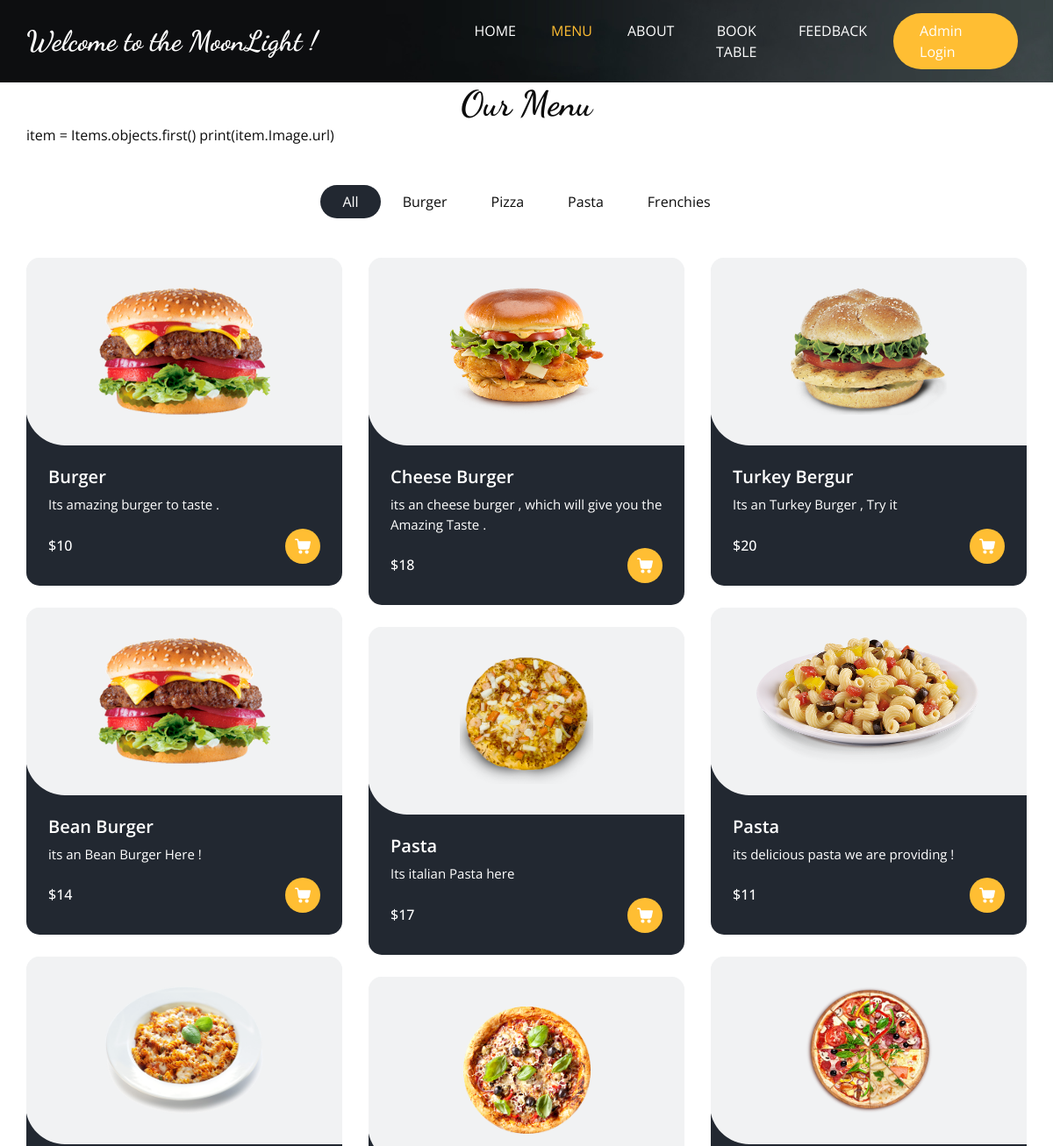
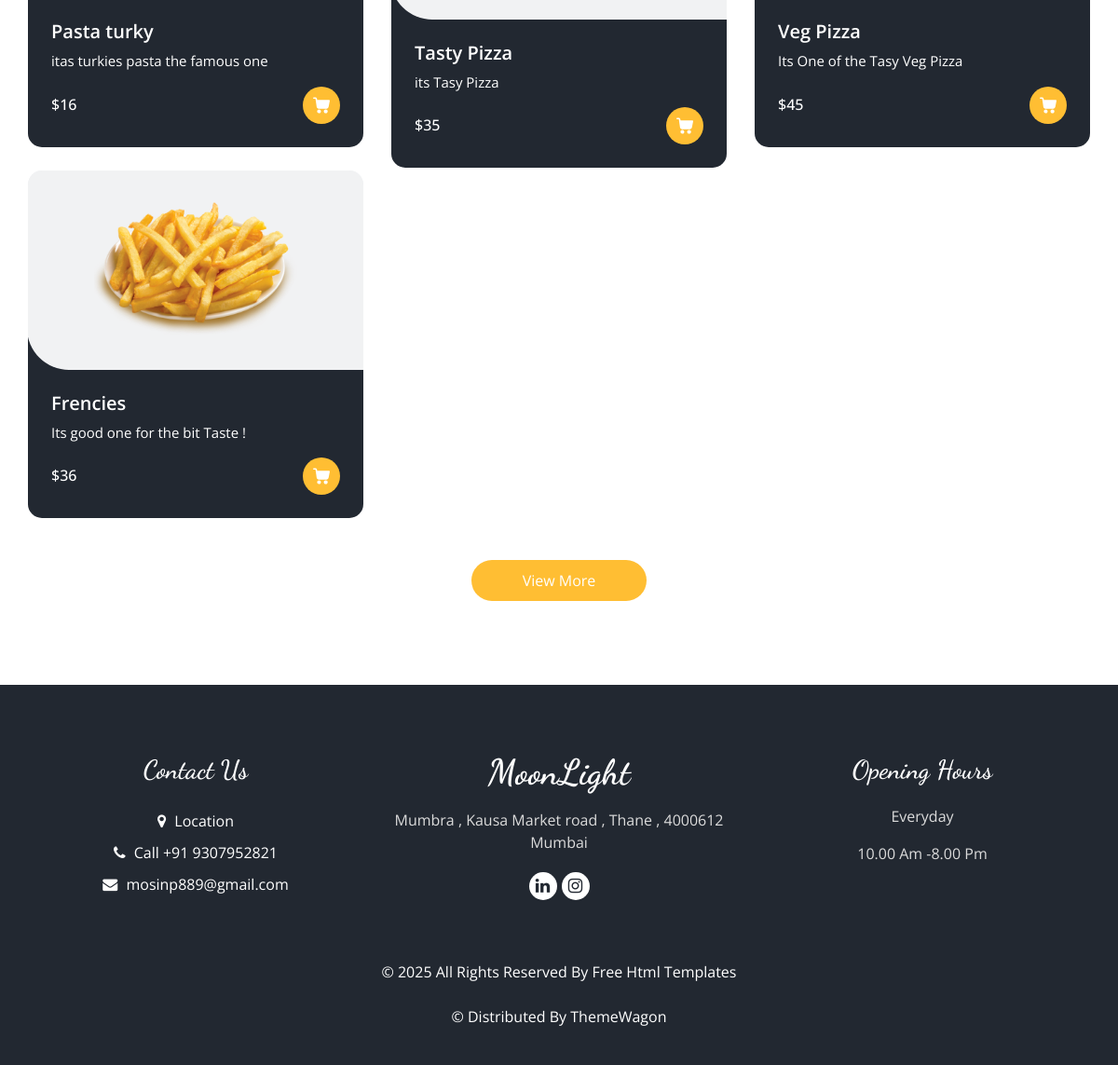
/resturant/menu/, run on the app's committed database (2 pictures, top to bottom).
### Base_App/models.py (models this page shows, shortened)
class ItemList(models.Model):
    Category_name = models.CharField(max_length=15)
    def __str__(self):
        return self.Category_name

class Items(models.Model):
    Item_name = models.CharField(max_length=40)
    description = models.TextField(blank=False)
    Price = models.IntegerField()
    Category = models.ForeignKey(ItemList, related_name='Name', on_delete=models.CASCADE)
    Image = models.ImageField(upload_to='items/')

### Base_App/views.py (the view)
# urls.py: path('menu/', MenuView,name='Menu'),
def MenuView(request):
    items =  Items.objects.all()
    list = ItemList.objects.all()
    return render(request, 'menu.html', {'items': items, 'list': list})

### Template/menu.html (shortened to what this page needs)
{% extends "base.html" %}
{% block class %}class="sub_page"{% endblock class %}
{% block menu_status %}active{% endblock menu_status %}
{% load static %}
{% block main %}
  <section class="food_section layout_padding-bottom">
    <div class="container">
      <div class="heading_container heading_center">
        <h2>
          Our Menu
        </h2>
      </div>item = Items.objects.first()
      print(item.Image.url)
      <ul class="filters_menu">
        <li class="active" data-filter="*">All</li>
        {% for i in list %}
        <li data-filter=".{{i.Category_name}}">{{i.Category_name}}</li>
        {% endfor %}
      </ul>
      <div class="filters-content">
        <div class="row grid">
          {% for j in items %}
          <div class="col-sm-6 col-lg-4 all {{j.Category}}">
            <div class="box">
              <div>
                <div class="img-box">
                <img src="{{ j.Image.url }}" alt="{{ j.Item_name }}">
                </div>
                <div class="detail-box">
                  <h5>
                    {{j.Item_name}}
                  </h5>
                  <p>
                    {{j.description}}
                  </p>
                  <div class="options">
                    <h6>
                      ${{j.Price}}
                    </h6>
                    <a href="">
                    </a>
                  </div>
                </div>
              </div>
            </div>
          </div>
          {% endfor %}
        </div>
      </div>
      <div class="btn-box">
        <a href="">
          View More
        </a>
      </div>
    </div>
  </section>
{% endblock main %}

### Template/base.html (shortened to what this page needs)
<!DOCTYPE html>
<html>
{% load static %}
<head>
  <link rel="stylesheet" type="text/css" href="{% static 'css/bootstrap.css' %}" />
  <link rel="stylesheet" type="text/css" href="https://cdnjs.cloudflare.com/ajax/libs/OwlCarousel2/2.3.4/assets/owl.carousel.min.css" />
  <link rel="stylesheet" href="https://cdnjs.cloudflare.com/ajax/libs/jquery-nice-select/1.1.0/css/nice-select.min.css" />
  <link href="{% static 'css/font-awesome.min.css' %}" rel="stylesheet" />
  <link href="{% static 'css/style.css' %}" rel="stylesheet" />
  <link href="{% static 'css/responsive.css' %}" rel="stylesheet" />
</head>
<body {% block class %}{% endblock class %}>
  <div class="hero_area">
    <div class="bg-box">
      <img src="{% static 'images/hero-bg.jpg' %}" alt="">
    </div>
    <header class="header_section">
      <div class="container">
        <nav class="navbar navbar-expand-lg custom_nav-container ">
          <a class="navbar-brand" href="{% url 'Home' %}">
            <span>
            Welcome to the MoonLight !
            </span>
          </a>
          <div class="collapse navbar-collapse" id="navbarSupportedContent">
            <ul class="navbar-nav  mx-auto ">
              <li class="nav-item {% block home_status %}{% endblock home_status %}">
                <a class="nav-link" href="{% url 'Home' %}">Home <span class="sr-only">(current)</span></a>
              </li>
              <li class="nav-item {% block menu_status %}{% endblock menu_status %}">
                <a class="nav-link " href="{% url 'Menu' %}">Menu</a>
              </li>
              <li class="nav-item {% block about_status %}{% endblock about_status %}">
                <a class="nav-link" href="{% url 'About' %}">About</a>
              </li>
              <li class="nav-item {% block table_status %}{% endblock table_status %}">
                <a class="nav-link" href="{% url 'Book_Table' %}">Book Table</a>
              </li>
              <li class="nav-item {% block feedback_status %}{% endblock feedback_status %}">
                <a class="nav-link" href="{% url 'Feedback_Form' %}">Feedback</a>
              </li>
            </ul>
            <div class="user_option">
              <a href="/admin" class="order_online">
                Admin Login
              </a>
            </div>
          </div>
        </nav>
      </div>
    </header>
  </div>
 {% block main %}{% endblock main %}
  <footer class="footer_section">
    <div class="container">
      <div class="row">
        <div class="col-md-4 footer-col">
          <div class="footer_contact">
            <h4>
              Contact Us
            </h4>
            <div class="contact_link_box">
              <a href="">
                <i class="fa fa-map-marker" aria-hidden="true"></i>
                <span>
                  Location
                </span>
              </a>
              <a href="">
                <i class="fa fa-phone" aria-hidden="true"></i>
                <span>
                  Call +91 9307952821
                </span>
              </a>
              <a href="">
                <i class="fa fa-envelope" aria-hidden="true"></i>
                <span>
                  mosinp889@gmail.com
                </span>
              </a>
            </div>
          </div>
        </div>
        <div class="col-md-4 footer-col">
          <div class="footer_detail">
            <a href="" class="footer-logo">
              MoonLight
            </a>
            <p>
             Mumbra , Kausa Market road , Thane , 4000612 Mumbai
            </p>
            <div class="footer_social">
              <a href="https://www.linkedin.com/in/moshinsayyd">
                <i class="fa fa-linkedin" aria-hidden="true"></i>
              </a>
              <a href="https://www.instagram.com/yours_mosin_">
                <i class="fa fa-instagram" aria-hidden="true"></i>
              </a>
            </div>
          </div>
        </div>
        <div class="col-md-4 footer-col">
          <h4>
            Opening Hours
          </h4>
          <p>
            Everyday
          </p>
          <p>
            10.00 Am -8.00 Pm
          </p>
        </div>
      </div>
      <div class="footer-info">
        <p>
          &copy; <span id="displayYear"></span> All Rights Reserved By
          <a href="https://html.design/">Free Html Templates</a><br><br>
          &copy;  Distributed By
          <a href="https://themewagon.com/" target="_blank">ThemeWagon</a>
        </p>
      </div>
    </div>
  </footer>
</body>
</html>

### Static/css/responsive.css (style rules this page uses)
@media (min-width: 1200px) { .container { max-width: 1170px; } }

### data on the page
ItemList: Category_name "Burger"
ItemList: Category_name "Pizza"
ItemList: Category_name "Pasta"
ItemList: Category_name "Frenchies"
Items: Image (picture), Item_name "Burger", description "Its amazing burger to taste .", Price "10"
Items: Image (picture), Item_name "Cheese Burger", description "its an cheese burger , which will give you the Amazing Taste .", Price "18"
Items: Image (picture), Item_name "Turkey Bergur", description "Its an Turkey Burger , Try it", Price "20"
Items: Image (picture), Item_name "Bean Burger", description "its an Bean Burger Here !", Price "14"
Items: Image (picture), Item_name "Pasta", description "its delicious pasta we are providing !", Price "11"
Items: Image (picture), Item_name "Pasta", description "Its italian Pasta here", Price "17"
Items: Image (picture), Item_name "Pasta turky", description "itas turkies pasta the famous one", Price "16"
Items: Image (picture), Item_name "Veg Pizza", description "Its One of the Tasy Veg Pizza", Price "45"
Items: Image (picture), Item_name "Tasty Pizza", description "its Tasy Pizza", Price "35"
Items: Image (picture), Item_name "Frencies", description "Its good one for the bit Taste !", Price "36"
